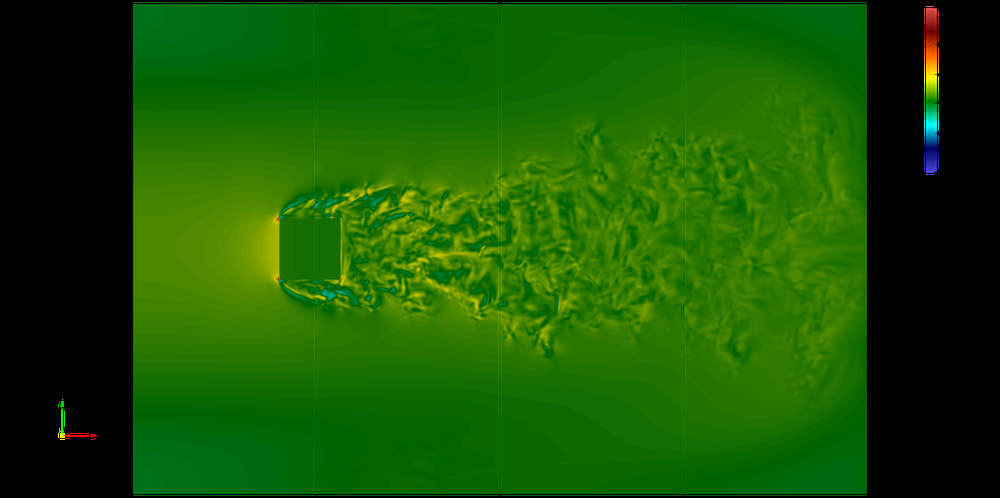
#> input picture Graphs/Domains/VTKs/Vtk_test.png, 1000 x 498 px, shrunk from 1578 x 786 before the run
$ jupyter execute --allow-errors Domains.ipynb
#> lines starting #> are read from the running program, lines starting #| are printed output that depends on the picture
[cell 1]
import matplotlib.pyplot as plt
import numpy as np
from mpl_toolkits.mplot3d import Axes3D
from mpl_toolkits.mplot3d.art3d import Poly3DCollection
from matplotlib.patches import Arrow
from mpl_toolkits.mplot3d import proj3d
from matplotlib.patches import FancyArrowPatch

class Arrow3D(FancyArrowPatch):
    def __init__(self, xs, ys, zs, *args, **kwargs):
        FancyArrowPatch.__init__(self, (0,0), (0,0), *args, **kwargs)
        self._verts3d = xs, ys, zs

    # [5 lines left out: function draw, not called in this run]

fig = plt.figure(figsize=(15,  10))
ax = fig.add_subplot(111, projection='3d')

# Dimensions of the rectangular prism
width = 1.5  # Updated width
height = 0.5
depth = 0.5

# Vertices of the rectangular prism
vertices = np.array([
    [0, 0, 0], [width, 0, 0], [width, height, 0], [0, height, 0],  # Bottom vertices
    [0, 0, depth], [width, 0, depth], [width, height, depth], [0, height, depth]  # Top vertices
])

# Generate the sides of the rectangular prism
faces = [
    [vertices[0], vertices[1], vertices[2], vertices[3]],  # Bottom face
    [vertices[4], vertices[5], vertices[6], vertices[7]],  # Top face
    [vertices[0], vertices[1], vertices[5], vertices[4]],  # Front face
    [vertices[2], vertices[3], vertices[7], vertices[6]],  # Back face
    [vertices[1], vertices[2], vertices[6], vertices[5]],  # Right face
    [vertices[0], vertices[3], vertices[7], vertices[4]]   # Left face
]

# Create a 3D polygon collection
prism = Poly3DCollection(faces, linewidths=1, edgecolors='r', alpha=0)
ax.add_collection3d(prism)

# Manually set the aspect ratio to make the plot appear proportional
ax.set_box_aspect([width, height, depth])  # This line helps in adjusting the visual aspect ratio

# Colors for the blocks, assuming you want different colors for visual distinction
block_colors = ['lightblue', 'lightpink', 'lightgreen', 'lightgrey']

# Depth positions for dividing planes, ensuring 4 blocks are distinctly colored
dividing_depths = [depth/4, depth/2, 3*depth/4]

# Function to add a colored block
def add_colored_block(ax, z_start, z_end, color):
    # Define vertices for the block, covering the full x and y range, between z_start and z_end
    vertices = [
        [[0, 0, z_start], [width, 0, z_start], [width, height, z_start], [0, height, z_start]],  # Bottom
        [[0, 0, z_end], [width, 0, z_end], [width, height, z_end], [0, height, z_end]],  # Top
        [[0, 0, z_start], [width, 0, z_start], [width, 0, z_end], [0, 0, z_end]],  # Front
        [[0, height, z_start], [width, height, z_start], [width, height, z_end], [0, height, z_end]],  # Back
        [[width, 0, z_start], [width, height, z_start], [width, height, z_end], [width, 0, z_end]],  # Right
        [[0, 0, z_start], [0, height, z_start], [0, height, z_end], [0, 0, z_end]]  # Left
    ]
    poly = Poly3DCollection(vertices, facecolors=color, linewidths=1, edgecolors='r', alpha=0.25)
    ax.add_collection3d(poly)

# Add blocks, alternating colors
for i, depth_position in enumerate(dividing_depths):
    color = block_colors[i]
    if i == 0:
        add_colored_block(ax, 0, depth_position, color)  # First block
    else:
        add_colored_block(ax, dividing_depths[i-1], depth_position, color)  # Subsequent blocks

# Add the last block, if necessary
if len(dividing_depths) > 0:
    add_colored_block(ax, dividing_depths[-1], depth, block_colors[-1])


# Adjust the axes to show only the min and max values, removing other numbers
ax.set_xticks([])
ax.set_yticks([])
ax.set_zticks([])

ax.xaxis.set_ticks_position('none')
ax.yaxis.set_ticks_position('none')
ax.zaxis.set_ticks_position('none')

ax.xaxis.set_tick_params(pad=0)
ax.yaxis.set_tick_params(pad=0)
ax.zaxis.set_tick_params(pad=0)

# # Set the limits of the plot
ax.set_xlim([-.2, width])
ax.set_ylim([0, height])
ax.set_zlim([0, depth])

ax.grid(False)
ax.xaxis.pane.fill = False
ax.yaxis.pane.fill = False
ax.zaxis.pane.fill = False

ax.grid(False)
ax.xaxis.pane.fill = False
ax.yaxis.pane.fill = False
ax.zaxis.pane.fill = False

ax.xaxis.pane.set_edgecolor((1.0, 1.0, 1.0, 0.0))
ax.yaxis.pane.set_edgecolor((1.0, 1.0, 1.0, 0.0))
ax.zaxis.pane.set_edgecolor((1.0, 1.0, 1.0, 0.0))

# Additionally, for the axis line color, set it to be transparent
ax.xaxis.line.set_color((1.0, 1.0, 1.0, 0.0))
ax.yaxis.line.set_color((1.0, 1.0, 1.0, 0.0))
ax.zaxis.line.set_color((1.0, 1.0, 1.0, 0.0))

ax._axis3don = False

# Set labels
# ax.set_xlabel('X')
# ax.set_ylabel('Y')
# ax.set_zlabel('Z')
ax.invert_xaxis()

ax.view_init(elev=15, azim=60)


plt.tight_layout()

plt.savefig('dif_test.pdf', format='pdf', transparent=True)
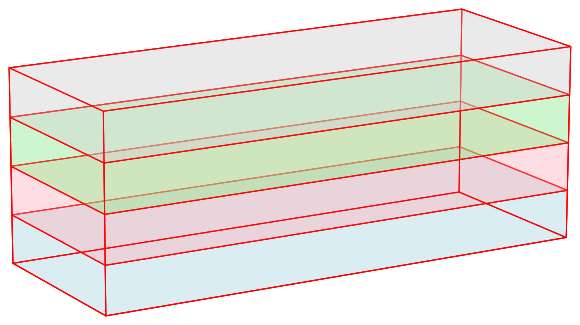
#> figure drawn by matplotlib, 1 panel
plt.show()

[cell 2]
import matplotlib.pyplot as plt
import numpy as np
from mpl_toolkits.mplot3d import Axes3D
from mpl_toolkits.mplot3d.art3d import Poly3DCollection
from matplotlib.patches import Arrow
from mpl_toolkits.mplot3d import proj3d


fig = plt.figure(figsize=(15,  10))
ax = fig.add_subplot(111, projection='3d')

# Dimensions of the rectangular prism
width = 1.25  # Updated width
height = 1.0
depth = 0.5

# Vertices of the rectangular prism
vertices = np.array([
    [0, 0, 0], [width, 0, 0], [width, height, 0], [0, height, 0],  # Bottom vertices
    [0, 0, depth], [width, 0, depth], [width, height, depth], [0, height, depth]  # Top vertices
])

# Manually set the aspect ratio to make the plot appear proportional
ax.set_box_aspect([width, height, depth])  # This line helps in adjusting the visual aspect ratio

# Define all the edges
edges = [
    [vertices[0], vertices[1]],
    [vertices[1], vertices[2]],
    [vertices[2], vertices[3]],
    [vertices[3], vertices[0]],
    [vertices[4], vertices[5]],
    [vertices[5], vertices[6]],
    [vertices[6], vertices[7]],
    [vertices[7], vertices[4]],
    [vertices[0], vertices[4]],
    [vertices[1], vertices[5]],
    [vertices[2], vertices[6]],
    [vertices[3], vertices[7]]
]

# Define which edges are dashed (back edges in this case)
dashed_edges_indices = {0, 1, 9}

# Draw each edge
for i, edge in enumerate(edges):
    linestyle = '--' if i in dashed_edges_indices else '-'
    ax.plot3D(*zip(*edge), linestyle=linestyle, color='black', linewidth=1)


# New cube dimensions
c_width = 0.125
c_height = 0.125
c_depth = 0.125

# New position for the cube
posx = 0.29
posy = 0.4375
cz = 0  # Base height for positioning the cube

# Calculate vertices for the scaled and repositioned cube
new_cube_vertices = np.array([
    [posx, posy, cz],  # Bottom face vertices
    [posx + c_width, posy, cz],
    [posx + c_width, posy + c_height, cz],
    [posx, posy + c_height, cz],
    [posx, posy, cz + c_depth],  # Top face vertices
    [posx + c_width, posy, cz + c_depth],
    [posx + c_width, posy + c_height, cz + c_depth],
    [posx, posy + c_height, cz + c_depth],
])

# Draw edges for the scaled and repositioned cube
new_cube_edges = [
    [new_cube_vertices[0], new_cube_vertices[1]],
    # [new_cube_vertices[1], new_cube_vertices[2]],
    [new_cube_vertices[2], new_cube_vertices[3]],
    [new_cube_vertices[3], new_cube_vertices[0]],
    [new_cube_vertices[4], new_cube_vertices[5]],
    # [new_cube_vertices[5], new_cube_vertices[6]],
    [new_cube_vertices[6], new_cube_vertices[7]],
    [new_cube_vertices[7], new_cube_vertices[4]],
    [new_cube_vertices[0], new_cube_vertices[4]],
    # [new_cube_vertices[1], new_cube_vertices[5]],
    # [new_cube_vertices[2], new_cube_vertices[6]],
    [new_cube_vertices[3], new_cube_vertices[7]]
]
dashed = {0}

# # Draw edges for the new cube
for i,edge in enumerate(new_cube_edges):
    linestyle = '--' if i in dashed else '-'
    ax.plot3D(*zip(*edge), linestyle=linestyle, color='b', linewidth=1)


# New cube dimensions
c_width = 0.125
c_height = 0.125
c_depth = 0.125

# New position for the cube
posx = 0.29+0.125
posy = 0.4375
cz = 0  # Base height for positioning the cube

# Calculate vertices for the scaled and repositioned cube
new_cube_vertices = np.array([
    [posx, posy, cz],  # Bottom face vertices
    [posx + c_width, posy, cz],
    [posx + c_width, posy + c_height, cz],
    [posx, posy + c_height, cz],
    [posx, posy, cz + c_depth],  # Top face vertices
    [posx + c_width, posy, cz + c_depth],
    [posx + c_width, posy + c_height, cz + c_depth],
    [posx, posy + c_height, cz + c_depth],
])

# Draw edges for the scaled and repositioned cube
new_cube_edges = [
    [new_cube_vertices[0], new_cube_vertices[1]],
    [new_cube_vertices[1], new_cube_vertices[2]],
    [new_cube_vertices[2], new_cube_vertices[3]],
    # [new_cube_vertices[3], new_cube_vertices[0]],
    # [new_cube_vertices[4], new_cube_vertices[5]],
    # [new_cube_vertices[5], new_cube_vertices[6]],
    # [new_cube_vertices[6], new_cube_vertices[7]],
    # [new_cube_vertices[7], new_cube_vertices[4]],
    # [new_cube_vertices[0], new_cube_vertices[4]],
    [new_cube_vertices[1], new_cube_vertices[5]],
    [new_cube_vertices[2], new_cube_vertices[6]],
    # [new_cube_vertices[3], new_cube_vertices[7]]
]
dashed = {
    0,1,3
}

# # Draw edges for the new cube
for i,edge in enumerate(new_cube_edges):
    linestyle = '--' if i in dashed else '-'
    ax.plot3D(*zip(*edge), linestyle=linestyle, color='b', linewidth=1)


# New cube dimensions
c_width = 0.125
c_height = 0.125
c_depth = 0.125

# New position for the cube
posx = 0.29+0.125
posy = 0.4375
cz = 0.125  # Base height for positioning the cube

# Calculate vertices for the scaled and repositioned cube
new_cube_vertices = np.array([
    [posx, posy, cz],  # Bottom face vertices
    [posx + c_width, posy, cz],
    [posx + c_width, posy + c_height, cz],
    [posx, posy + c_height, cz],
    [posx, posy, cz + c_depth],  # Top face vertices
    [posx + c_width, posy, cz + c_depth],
    [posx + c_width, posy + c_height, cz + c_depth],
    [posx, posy + c_height, cz + c_depth],
])

# Draw edges for the scaled and repositioned cube
new_cube_edges = [
    # [new_cube_vertices[0], new_cube_vertices[1]],
    # [new_cube_vertices[1], new_cube_vertices[2]],
    # [new_cube_vertices[2], new_cube_vertices[3]],
    # [new_cube_vertices[3], new_cube_vertices[0]],
    [new_cube_vertices[4], new_cube_vertices[5]],
    [new_cube_vertices[5], new_cube_vertices[6]],
    [new_cube_vertices[6], new_cube_vertices[7]],
    [new_cube_vertices[7], new_cube_vertices[4]],
    [new_cube_vertices[0], new_cube_vertices[4]],
    [new_cube_vertices[1], new_cube_vertices[5]],
    [new_cube_vertices[2], new_cube_vertices[6]],
    [new_cube_vertices[3], new_cube_vertices[7]]
]
dashed = {5}
# # Draw edges for the new cube
for i, edge in enumerate(new_cube_edges):
    linestyle = '--' if i in dashed else '-'
    ax.plot3D(*zip(*edge), linestyle=linestyle, color='b', linewidth=1)


# # Manually set the aspect ratio to include the new cube in view
# ax.set_box_aspect([np.ptp(new_cube_vertices[:,0]), np.ptp(new_cube_vertices[:,1]), np.ptp(new_cube_vertices[:,2])])


# Adjust the axes to show only the min and max values, removing other numbers
ax.set_xticks([])
ax.set_yticks([])
ax.set_zticks([])

ax.xaxis.set_ticks_position('none')
ax.yaxis.set_ticks_position('none')
ax.zaxis.set_ticks_position('none')

ax.xaxis.set_tick_params(pad=0)
ax.yaxis.set_tick_params(pad=0)
ax.zaxis.set_tick_params(pad=0)

# # Set the limits of the plot
ax.set_xlim([-.2, width])
ax.set_ylim([0, height])
ax.set_zlim([0, depth])

ax.grid(False)
ax.xaxis.pane.fill = False
ax.yaxis.pane.fill = False
ax.zaxis.pane.fill = False

ax.grid(False)
ax.xaxis.pane.fill = False
ax.yaxis.pane.fill = False
ax.zaxis.pane.fill = False

ax.xaxis.pane.set_edgecolor((1.0, 1.0, 1.0, 0.0))
ax.yaxis.pane.set_edgecolor((1.0, 1.0, 1.0, 0.0))
ax.zaxis.pane.set_edgecolor((1.0, 1.0, 1.0, 0.0))

# Additionally, for the axis line color, set it to be transparent
ax.xaxis.line.set_color((1.0, 1.0, 1.0, 0.0))
ax.yaxis.line.set_color((1.0, 1.0, 1.0, 0.0))
ax.zaxis.line.set_color((1.0, 1.0, 1.0, 0.0))

ax._axis3don = False


# Set labels
# ax.set_xlabel('X')
# ax.set_ylabel('Y')
# ax.set_zlabel('Z')
ax.invert_xaxis()

ax.view_init(elev=15, azim=66)

plt.tight_layout()


plt.savefig('CUBI_domain.pdf', format='pdf', transparent=True)
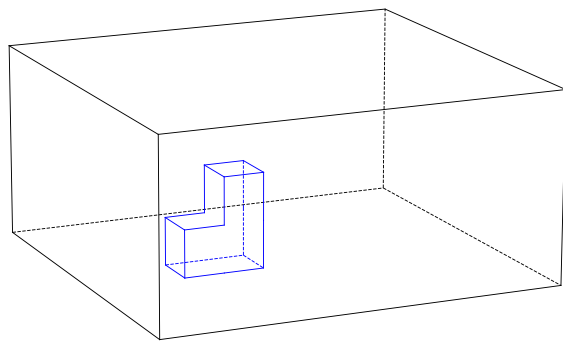
#> figure drawn by matplotlib, 1 panel
plt.show()

[cell 3]
import matplotlib.pyplot as plt
import numpy as np
from mpl_toolkits.mplot3d import Axes3D
from mpl_toolkits.mplot3d.art3d import Poly3DCollection
from matplotlib.patches import Arrow
from mpl_toolkits.mplot3d import proj3d


fig = plt.figure(figsize=(15,  10))
ax = fig.add_subplot(111, projection='3d')


# New cube dimensions
c_width = 0.125
c_height = 0.125
c_depth = 0.125

# New position for the cube
posx = 0.29
posy = 0.4375
cz = 0  # Base height for positioning the cube

# Calculate vertices for the scaled and repositioned cube
new_cube_vertices = np.array([
    [posx, posy, cz],  # Bottom face vertices
    [posx + c_width, posy, cz],
    [posx + c_width, posy + c_height, cz],
    [posx, posy + c_height, cz],
    [posx, posy, cz + c_depth],  # Top face vertices
    [posx + c_width, posy, cz + c_depth],
    [posx + c_width, posy + c_height, cz + c_depth],
    [posx, posy + c_height, cz + c_depth],
])

# Draw edges for the scaled and repositioned cube
new_cube_edges = [
    [new_cube_vertices[0], new_cube_vertices[1]],
    # [new_cube_vertices[1], new_cube_vertices[2]],
    [new_cube_vertices[2], new_cube_vertices[3]],
    [new_cube_vertices[3], new_cube_vertices[0]],
    [new_cube_vertices[4], new_cube_vertices[5]],
    # [new_cube_vertices[5], new_cube_vertices[6]],
    [new_cube_vertices[6], new_cube_vertices[7]],
    [new_cube_vertices[7], new_cube_vertices[4]],
    [new_cube_vertices[0], new_cube_vertices[4]],
    # [new_cube_vertices[1], new_cube_vertices[5]],
    # [new_cube_vertices[2], new_cube_vertices[6]],
    [new_cube_vertices[3], new_cube_vertices[7]]
]
dashed = {0}

# # Draw edges for the new cube
for i,edge in enumerate(new_cube_edges):
    linestyle = '--' if i in dashed else '-'
    ax.plot3D(*zip(*edge), linestyle=linestyle, color='b', linewidth=1)


# New cube dimensions
c_width = 0.125
c_height = 0.125
c_depth = 0.125

# New position for the cube
posx = 0.29+0.125
posy = 0.4375
cz = 0  # Base height for positioning the cube

# Calculate vertices for the scaled and repositioned cube
new_cube_vertices = np.array([
    [posx, posy, cz],  # Bottom face vertices
    [posx + c_width, posy, cz],
    [posx + c_width, posy + c_height, cz],
    [posx, posy + c_height, cz],
    [posx, posy, cz + c_depth],  # Top face vertices
    [posx + c_width, posy, cz + c_depth],
    [posx + c_width, posy + c_height, cz + c_depth],
    [posx, posy + c_height, cz + c_depth],
])

# Draw edges for the scaled and repositioned cube
new_cube_edges = [
    [new_cube_vertices[0], new_cube_vertices[1]],
    [new_cube_vertices[1], new_cube_vertices[2]],
    [new_cube_vertices[2], new_cube_vertices[3]],
    # [new_cube_vertices[3], new_cube_vertices[0]],
    # [new_cube_vertices[4], new_cube_vertices[5]],
    # [new_cube_vertices[5], new_cube_vertices[6]],
    # [new_cube_vertices[6], new_cube_vertices[7]],
    # [new_cube_vertices[7], new_cube_vertices[4]],
    # [new_cube_vertices[0], new_cube_vertices[4]],
    [new_cube_vertices[1], new_cube_vertices[5]],
    [new_cube_vertices[2], new_cube_vertices[6]],
    # [new_cube_vertices[3], new_cube_vertices[7]]
]
dashed = {
    0,1,3
}

# # Draw edges for the new cube
for i,edge in enumerate(new_cube_edges):
    linestyle = '--' if i in dashed else '-'
    ax.plot3D(*zip(*edge), linestyle=linestyle, color='b', linewidth=1)


# New cube dimensions
c_width = 0.125
c_height = 0.125
c_depth = 0.125

# New position for the cube
posx = 0.29+0.125
posy = 0.4375
cz = 0.125  # Base height for positioning the cube

# Calculate vertices for the scaled and repositioned cube
new_cube_vertices = np.array([
    [posx, posy, cz],  # Bottom face vertices
    [posx + c_width, posy, cz],
    [posx + c_width, posy + c_height, cz],
    [posx, posy + c_height, cz],
    [posx, posy, cz + c_depth],  # Top face vertices
    [posx + c_width, posy, cz + c_depth],
    [posx + c_width, posy + c_height, cz + c_depth],
    [posx, posy + c_height, cz + c_depth],
])

# Draw edges for the scaled and repositioned cube
new_cube_edges = [
    # [new_cube_vertices[0], new_cube_vertices[1]],
    # [new_cube_vertices[1], new_cube_vertices[2]],
    # [new_cube_vertices[2], new_cube_vertices[3]],
    # [new_cube_vertices[3], new_cube_vertices[0]],
    [new_cube_vertices[4], new_cube_vertices[5]],
    [new_cube_vertices[5], new_cube_vertices[6]],
    [new_cube_vertices[6], new_cube_vertices[7]],
    [new_cube_vertices[7], new_cube_vertices[4]],
    [new_cube_vertices[0], new_cube_vertices[4]],
    [new_cube_vertices[1], new_cube_vertices[5]],
    [new_cube_vertices[2], new_cube_vertices[6]],
    [new_cube_vertices[3], new_cube_vertices[7]]
]
dashed = {5}
# # Draw edges for the new cube
for i, edge in enumerate(new_cube_edges):
    linestyle = '--' if i in dashed else '-'
    ax.plot3D(*zip(*edge), linestyle=linestyle, color='b', linewidth=1)


# # Manually set the aspect ratio to include the new cube in view
# ax.set_box_aspect([np.ptp(new_cube_vertices[:,0]), np.ptp(new_cube_vertices[:,1]), np.ptp(new_cube_vertices[:,2])])


# Adjust the axes to show only the min and max values, removing other numbers
ax.set_xticks([])
ax.set_yticks([])
ax.set_zticks([])

ax.xaxis.set_ticks_position('none')
ax.yaxis.set_ticks_position('none')
ax.zaxis.set_ticks_position('none')

ax.xaxis.set_tick_params(pad=0)
ax.yaxis.set_tick_params(pad=0)
ax.zaxis.set_tick_params(pad=0)

# # Set the limits of the plot
ax.set_xlim([-.2, width])
ax.set_ylim([0, height])
ax.set_zlim([0, depth])

ax.grid(False)
ax.xaxis.pane.fill = False
ax.yaxis.pane.fill = False
ax.zaxis.pane.fill = False

ax.grid(False)
ax.xaxis.pane.fill = False
ax.yaxis.pane.fill = False
ax.zaxis.pane.fill = False

ax.xaxis.pane.set_edgecolor((1.0, 1.0, 1.0, 0.0))
ax.yaxis.pane.set_edgecolor((1.0, 1.0, 1.0, 0.0))
ax.zaxis.pane.set_edgecolor((1.0, 1.0, 1.0, 0.0))

# Additionally, for the axis line color, set it to be transparent
ax.xaxis.line.set_color((1.0, 1.0, 1.0, 0.0))
ax.yaxis.line.set_color((1.0, 1.0, 1.0, 0.0))
ax.zaxis.line.set_color((1.0, 1.0, 1.0, 0.0))

ax._axis3don = False

ax.invert_xaxis()

ax.view_init(elev=15, azim=70)

plt.tight_layout()


plt.savefig('CUBI.pdf', format='pdf', transparent=True)
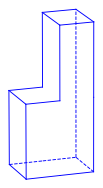
#> figure drawn by matplotlib, 1 panel
plt.show()

[cell 4]
from mayavi import mlab
import numpy as np

# Set the dimensions of the volume
width, height, depth = 3.0, 3.0, 3.0

# Set the colors for the blocks, assuming you want different colors for visual distinction
# Mayavi expects colors to be a tuple of (R, G, B) with values between 0 and 1
block_colors = [(0.678, 0.847, 0.902),  # lightblue
                (1.0, 0.753, 0.796),    # lightpink
                (0.565, 0.933, 0.565),  # lightgreen
                (0.827, 0.827, 0.827)]  # lightgrey

# Set the depth positions for dividing planes, ensuring 4 blocks are distinctly colored
dividing_depths = [depth/4, depth/2, 3*depth/4]

# Function to add a colored block
def add_colored_block(z_start, z_end, color):
    # Generate the grid of points for each face of the block
    x = np.array([[0, width, width, 0], [0, width, width, 0]])
    y = np.array([[0, 0, height, height], [0, 0, height, height]])
    z = np.array([[z_start, z_start, z_start, z_start], [z_end, z_end, z_end, z_end]])

    # Draw the sides
    mlab.mesh(x, y, z, color=color)
    mlab.mesh(y, z, x, color=color)
    mlab.mesh(z, x, y, color=color)

# Create a figure with a white background
mlab.figure(bgcolor=(1, 1, 1))

# Add blocks with alternating colors
for i, z_current in enumerate([0] + dividing_depths):
    if i == 0:
        z_previous = 0
    else:
        z_previous = dividing_depths[i-1]
    color = block_colors[i % len(block_colors)]
    add_colored_block(z_previous, z_current, color)

# Add the last block
if len(dividing_depths) > 0:
    add_colored_block(dividing_depths[-1], depth, block_colors[-1])

mlab.orientation_axes()
mlab.show()

[cell 5]
import cv2
import numpy as np

# Load the image
image_path = 'VTKs/Vtk_test.png'
image = cv2.imread(image_path)
#> image is the input picture: shape (498, 1000, 3); mean B, G, R 1.5, 83.9, 23.3

# Convert image to grayscale
gray = cv2.cvtColor(image, cv2.COLOR_BGR2GRAY)
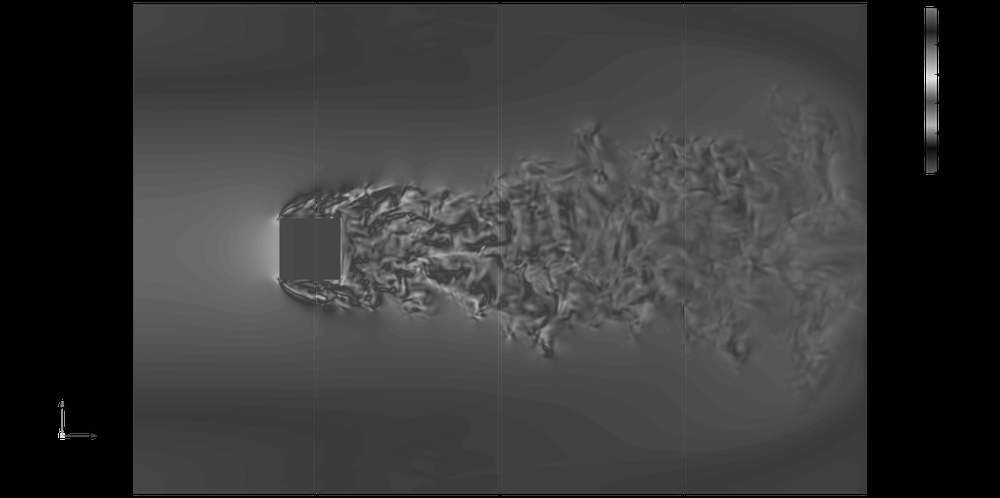
#> gray: shape (498, 1000); min 0, max 226, mean 56.4

# Threshold the image to get the white regions (stripes)
_, thresh = cv2.threshold(gray, 240, 255, cv2.THRESH_BINARY)
#> thresh: shape (498, 1000); every value is 0

# Find the contours of the white regions
contours, _ = cv2.findContours(thresh, cv2.RETR_EXTERNAL, cv2.CHAIN_APPROX_SIMPLE)
#> contours = []

# Sort the contours from left to right
contours = sorted(contours, key=lambda ctr: cv2.boundingRect(ctr)[0])

# Widths of the white stripes
white_widths = []

# Calculate the width of the white regions
for ctr in contours:
    x, y, w, h = cv2.boundingRect(ctr)
    white_widths.append(w)
#> this loop made 0 passes
#> after the loop, white_widths = []

# Total width to shift
shift_width = sum(white_widths)
#> shift_width = 0

# New image with the same size as the original, filled with blue (background color)
new_image = np.full_like(image, (255, 0, 0))

# Start copying from the leftmost part
current_x = 0

for i, ctr in enumerate(contours):
    # Get the bounding box of the white region
    x, y, w, h = cv2.boundingRect(ctr)
    # Calculate the width of the domain to the left of the white region
    domain_width = x if i == 0 else x - sum(white_widths[:i])
    # Copy the domain to the new image
    new_image[:, current_x:current_x + domain_width] = image[:, sum(white_widths[:i]):x]
    # Update the current x position
    current_x += domain_width
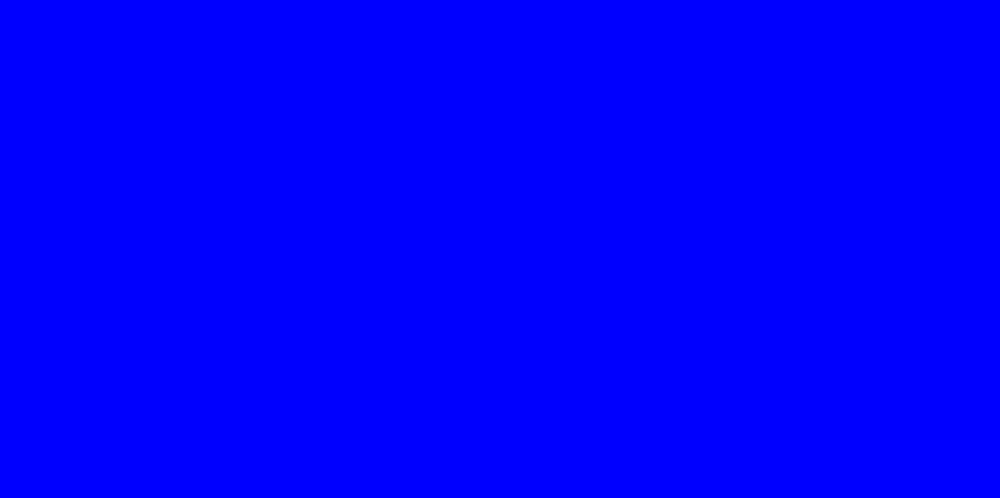
#> new_image: shape (498, 1000, 3); mean B, G, R 255, 0, 0
#> after the loop, current_x = 0

# Save the manipulated image
cv2.imwrite('VTKs/VTK_updated.png', new_image)
#> Out = True
